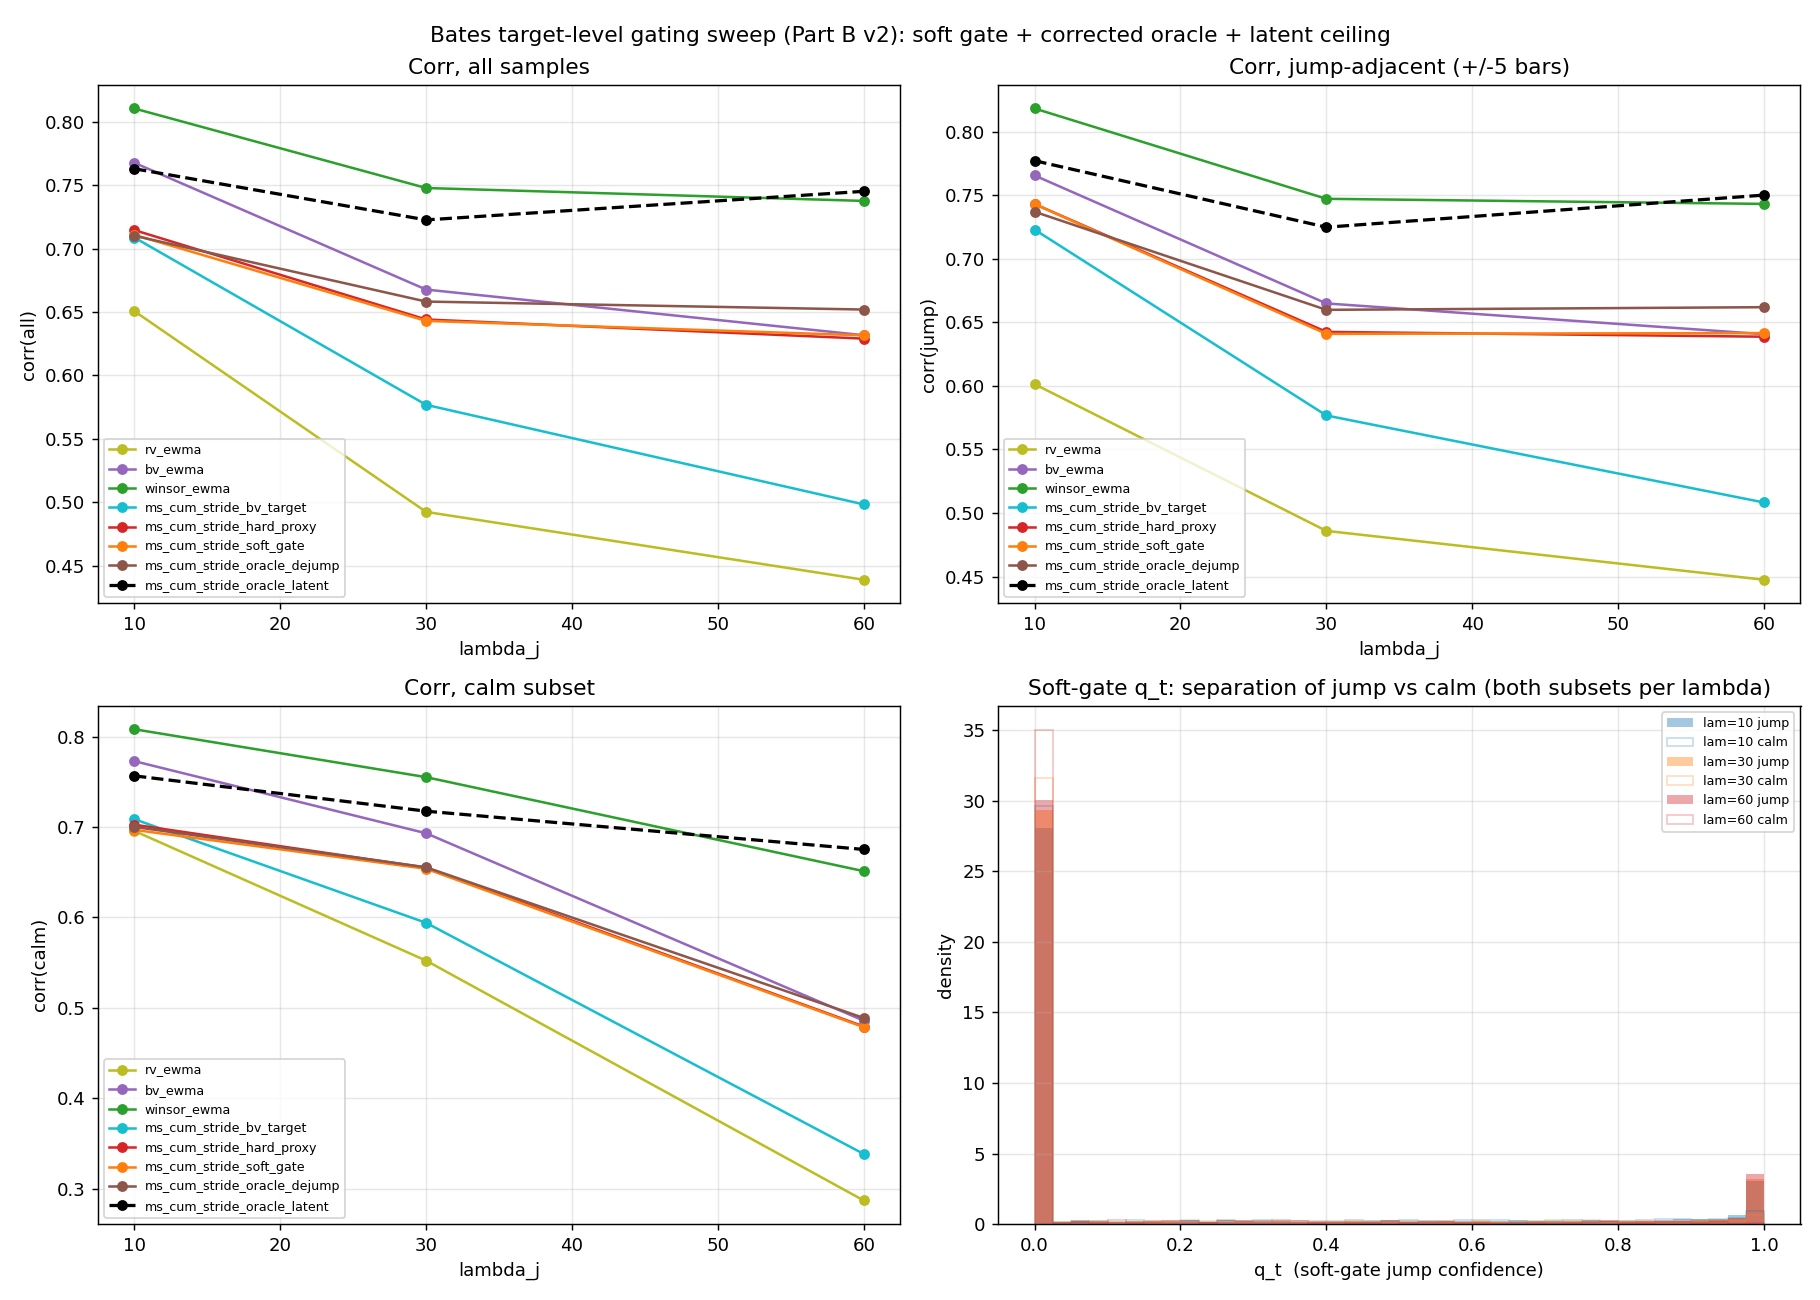

This figure's Python source:
r"""
BENCHMARK STUDY: target-level gating on Bates, lambda sweep (Part B v2).

Why this script exists
----------------------
The prior Part B (`study_bates_marcus_lambda_sweep.py`) had two honest
defects flagged in review:

  1. The "oracle" target `max(r_t^2/dt - J_t^2/dt, 0)` is NOT a true
     continuous-variance oracle.  With `r_t = c_t + J_t` (continuous
     diffusion plus jump atom), `r_t^2 = c_t^2 + 2 c_t J_t + J_t^2`, so
     subtracting only `J_t^2/dt` leaves a `2 c_t J_t / dt` cross-term.
     It is a partial correction, NOT a representation ceiling.

  2. The "proxy" target `max(r_t^2/dt - bv_smooth_t, 0)` subtracted from
     `r_t^2/dt` reduces algebraically to `min(r_t^2/dt, bv_smooth_t)` --
     a HARD CLIP / WINSOR-style target, not a distinct posterior gate.

Further, the "Marcus" naming was misleading: nothing here lifts the
path to include jump information at the representation level.  We stay
at the standard continuous level-2 lead-lag signature.  Nothing here is
Marcus.

This study replaces all of that with three honest target-level lanes:

  - `ms_cum_stride_hard_proxy`    the old "proxy" renamed honestly.
                                  Target = min(rv_t, bv_smooth_t).
  - `ms_cum_stride_soft_gate`     NEW.  Target-level soft probabilistic
                                  gate (see below).  Online, no
                                  label-based tuning.
  - `ms_cum_stride_oracle_dejump` Target = (r_t - J_t)^2 / dt, the
                                  actual "perfect jump identification"
                                  target-level oracle.  Not deployable.
  - `ms_cum_stride_oracle_latent` UNATTAINABLE CEILING.  Target =
                                  V_true_pre[t].  Noise-free latent
                                  supervision.  Upper bound on what the
                                  current signature representation can
                                  reach with a perfect target.

Plus the existing reference:
  - `ms_cum_stride_bv_target`    target = (pi/2)|r_{t-1}||r_t|/dt.

Scalars: `rv_ewma`, `bv_ewma`, `winsor_ewma`.

Soft gate design (no label tuning)
----------------------------------
Let `rv_t = r_t^2/dt`, `c_t = bv_smooth_t` (online EWMA of per-step
bipower variation, halflife = 21 steps; same smoother used throughout
this study for any online scale reference).  Under NO JUMP, `rv_t / V_t`
is chi-squared-1 noise around 1 (`E[rv_t] = V_t`), with typical V-scale
dispersion.  Define a scale-free excess:

    z_t = max(rv_t - c_t, 0) / max(c_t, 1e-8).

Map it to a jump posterior via the exponential survival function:

    q_t = 1 - exp(-z_t)  in [0, 1].

  - q_t = 0.63 when rv_t exceeds c_t by one V-scale (typical moderate
    fluctuation under no-jump is `~V`; borderline case).
  - q_t = 0.86 at 2 V-scales; 0.95 at 3 V-scales.

Soft continuous target:

    target_soft = rv_t - q_t * max(rv_t - c_t, 0)
                = (1 - q_t) * rv_t + q_t * min(rv_t, c_t).

Interpolation between raw rv_t (when q_t = 0) and hard clip min(rv_t,
c_t) (when q_t = 1).  NO threshold / label tuning.  The only
"parameter" is the halflife of bv_smooth, which is held fixed at the
same 21-step halflife used across the scalar baselines.

Same seed bank as Part A for DIRECT COMPARABILITY
-------------------------------------------------
base_seed = 16_000 and the same seed construction formula.  So the
per-lambda tables here are numerically comparable to Part A's tables.

Pre-registered interpretation
-----------------------------
1. If `soft_gate - hard_proxy` is materially positive on CALM subset
   (with little or no loss on jump subset), soft gating improves
   target design and should become the default target-level Bates
   signature proxy.
2. If `soft_gate` and `hard_proxy` are equivalent, the target-level
   gating is not a meaningful bottleneck -- hard clip is enough.
3. If `oracle_dejump - soft_gate` is small, jump identification is no
   longer the bottleneck; residual is representation / posterior
   noise.  If it grows with lambda, the case for a jump-aware
   representation (true Marcus lift) is stronger.
4. `oracle_latent` is labeled as unattainable ceiling, NOT a
   comparator.  The gap `oracle_latent - oracle_dejump` isolates the
   per-step target noise floor independent of jumps.
"""

from __future__ import annotations

import os
import sys
from dataclasses import dataclass, replace
from typing import Callable, Dict, List, Optional, Tuple

import numpy as np

HERE = os.path.dirname(os.path.abspath(__file__))
sys.path.insert(0, HERE)
sys.path.insert(0, os.path.join(HERE, os.pardir, os.pardir))

from study_bates_signature_filters import (
    BatesConfig,
    EWMAr2,
    EWMABipower,
    EWMAWinsorized,
    _jump_adjacent_mask,
    simulate_bates,
)
from study_bates_signature_proxy_channels import (
    CumStrideSigConfig,
    CumStrideSigFilter,
    target_bv_per_step,
)


# ==========================================================================
# Signature lanes with pluggable targets (target-level only; no rep change)
# ==========================================================================


def _sig_cfg(bates: BatesConfig) -> CumStrideSigConfig:
    return CumStrideSigConfig(
        strides=(1, 5, 20),
        kappa=bates.kappa, theta=bates.theta, xi=bates.xi, dt=bates.dt,
    )


class BVTargetLane:
    name = "ms_cum_stride_bv_target"

    def __init__(self, bates: BatesConfig):
        self.filter = CumStrideSigFilter(
            _sig_cfg(bates), target_fn_single=target_bv_per_step, name=self.name,
        )

    def reset(self, V0: float):
        self.filter.reset(V0)

    def observe(self, r_t: float, dt: float, J_t: float = 0.0, V_true: float = 0.0):
        self.filter.observe(r_t, dt)

    def V_hat(self) -> float:
        return self.filter.V_hat()

    def V_interval(self) -> Tuple[float, float]:
        return self.filter.V_interval()

    def q_t(self) -> float:
        return float("nan")


class _BVSmoothMixin:
    r"""Shared: online per-step bipower variation smoother (halflife = 21 steps)."""
    HALFLIFE_STEPS = 21.0

    def _init_bv(self, V0: float) -> None:
        self._alpha_bv = 1.0 - float(np.exp(-np.log(2.0) / self.HALFLIFE_STEPS))
        self._bv_smooth = float(V0)
        self._prev_abs_r: Optional[float] = None

    def _update_bv_smooth(self, r_t: float, dt: float) -> float:
        abs_r = float(np.abs(r_t))
        if self._prev_abs_r is None:
            bv_t = (r_t * r_t) / dt
        else:
            bv_t = (np.pi / 2.0) * float(self._prev_abs_r) * abs_r / dt
        self._bv_smooth = (1.0 - self._alpha_bv) * self._bv_smooth + self._alpha_bv * bv_t
        self._prev_abs_r = abs_r
        return self._bv_smooth


class HardProxyLane(_BVSmoothMixin):
    r"""HONEST RELABEL of the previous 'marcus_proxy' lane.

    Target algebraically reduces to hard clip:
        target = rv_t - max(rv_t - bv_smooth_t, 0) = min(rv_t, bv_smooth_t).
    Kept as a REFERENCE POINT to compare soft gating against.
    """
    name = "ms_cum_stride_hard_proxy"

    def __init__(self, bates: BatesConfig):
        self._current_clip: float = 0.0
        def _target(r_t: float, dt: float, prev_abs_r: Optional[float], V_run: float) -> float:
            rv = (r_t * r_t) / dt
            return min(rv, self._current_clip)
        self.filter = CumStrideSigFilter(
            _sig_cfg(bates), target_fn_single=_target, name=self.name,
        )

    def reset(self, V0: float):
        self.filter.reset(V0)
        self._init_bv(V0)
        self._current_clip = float(V0)

    def observe(self, r_t: float, dt: float, J_t: float = 0.0, V_true: float = 0.0):
        self._current_clip = self._update_bv_smooth(r_t, dt)
        self.filter.observe(r_t, dt)

    def V_hat(self) -> float:
        return self.filter.V_hat()

    def V_interval(self) -> Tuple[float, float]:
        return self.filter.V_interval()

    def q_t(self) -> float:
        return float("nan")


class SoftGateLane(_BVSmoothMixin):
    r"""Target-level SOFT probabilistic jump gate.

    q_t in [0, 1] from online path info only.  No label tuning.
        c_t      = bv_smooth_t
        z_t      = max(rv_t - c_t, 0) / max(c_t, 1e-8)
        q_t      = 1 - exp(-z_t)
        target   = rv_t - q_t * max(rv_t - c_t, 0)
    """
    name = "ms_cum_stride_soft_gate"

    def __init__(self, bates: BatesConfig):
        self._current_c: float = 0.04
        self._current_q: float = 0.0
        self._last_q: float = 0.0
        def _target(r_t: float, dt: float, prev_abs_r: Optional[float], V_run: float) -> float:
            rv = (r_t * r_t) / dt
            c = max(self._current_c, 1e-8)
            excess = max(rv - c, 0.0)
            z = excess / c
            q = 1.0 - float(np.exp(-z))
            self._last_q = q
            self._current_q = q
            return rv - q * excess
        self.filter = CumStrideSigFilter(
            _sig_cfg(bates), target_fn_single=_target, name=self.name,
        )

    def reset(self, V0: float):
        self.filter.reset(V0)
        self._init_bv(V0)
        self._current_c = float(V0)
        self._current_q = 0.0
        self._last_q = 0.0

    def observe(self, r_t: float, dt: float, J_t: float = 0.0, V_true: float = 0.0):
        self._current_c = self._update_bv_smooth(r_t, dt)
        self.filter.observe(r_t, dt)

    def V_hat(self) -> float:
        return self.filter.V_hat()

    def V_interval(self) -> Tuple[float, float]:
        return self.filter.V_interval()

    def q_t(self) -> float:
        return float(self._last_q)


class OracleDejumpLane:
    r"""CORRECTED oracle target: supervises on the ACTUAL continuous r^2/dt.

    target = (r_t - J_t)^2 / dt.  This is the supervised-target ceiling
    under perfect jump identification.  Not deployable.
    """
    name = "ms_cum_stride_oracle_dejump"

    def __init__(self, bates: BatesConfig):
        self._current_J: float = 0.0
        def _target(r_t: float, dt: float, prev_abs_r: Optional[float], V_run: float) -> float:
            c = float(r_t) - self._current_J
            return (c * c) / dt
        self.filter = CumStrideSigFilter(
            _sig_cfg(bates), target_fn_single=_target, name=self.name,
        )

    def reset(self, V0: float):
        self.filter.reset(V0)
        self._current_J = 0.0

    def observe(self, r_t: float, dt: float, J_t: float = 0.0, V_true: float = 0.0):
        self._current_J = float(J_t)
        self.filter.observe(r_t, dt)

    def V_hat(self) -> float:
        return self.filter.V_hat()

    def V_interval(self) -> Tuple[float, float]:
        return self.filter.V_interval()

    def q_t(self) -> float:
        return float("nan")


class OracleLatentLane:
    r"""UNATTAINABLE CEILING.  Target = latent V_true_pre[t] directly.

    Noise-free supervision.  Use this to measure how much of the
    residual is per-step target noise (even a perfect de-jumped r^2/dt
    is chi-squared-noisy around V).  Purely an upper bound; NOT a
    practical comparator.
    """
    name = "ms_cum_stride_oracle_latent"

    def __init__(self, bates: BatesConfig):
        self._current_V: float = 0.04
        def _target(r_t: float, dt: float, prev_abs_r: Optional[float], V_run: float) -> float:
            return float(self._current_V)
        self.filter = CumStrideSigFilter(
            _sig_cfg(bates), target_fn_single=_target, name=self.name,
        )

    def reset(self, V0: float):
        self.filter.reset(V0)
        self._current_V = float(V0)

    def observe(self, r_t: float, dt: float, J_t: float = 0.0, V_true: float = 0.04):
        self._current_V = float(V_true)
        self.filter.observe(r_t, dt)

    def V_hat(self) -> float:
        return self.filter.V_hat()

    def V_interval(self) -> Tuple[float, float]:
        return self.filter.V_interval()

    def q_t(self) -> float:
        return float("nan")


# ==========================================================================
# Scalar baseline wrappers with uniform observe(r_t, dt, J_t, V_true)
# ==========================================================================


class _ScalarWrap:
    def __init__(self, core, name: str):
        self.core = core
        self.name = name

    def reset(self, V0: float):
        self.core.reset(V0)

    def observe(self, r_t: float, dt: float, J_t: float = 0.0, V_true: float = 0.0):
        self.core.observe(r_t, dt)

    def V_hat(self) -> float:
        return self.core.V_hat()

    def V_interval(self) -> Tuple[float, float]:
        return self.core.V_interval()

    def q_t(self) -> float:
        return float("nan")


# ==========================================================================
# Rollout + pooled stats
# ==========================================================================


def make_factories(bates: BatesConfig) -> Dict[str, Callable[[], object]]:
    halflife = 21.0
    return {
        "rv_ewma":                       lambda: _ScalarWrap(
            EWMAr2(halflife_steps=halflife, dt=bates.dt), "rv_ewma"),
        "bv_ewma":                       lambda: _ScalarWrap(
            EWMABipower(halflife_steps=halflife, dt=bates.dt), "bv_ewma"),
        "winsor_ewma":                   lambda: _ScalarWrap(
            EWMAWinsorized(halflife_steps=halflife, dt=bates.dt, k=4.0), "winsor_ewma"),
        "ms_cum_stride_bv_target":       lambda: BVTargetLane(bates),
        "ms_cum_stride_hard_proxy":      lambda: HardProxyLane(bates),
        "ms_cum_stride_soft_gate":       lambda: SoftGateLane(bates),
        "ms_cum_stride_oracle_dejump":   lambda: OracleDejumpLane(bates),
        "ms_cum_stride_oracle_latent":   lambda: OracleLatentLane(bates),
    }


def _fresh_lanes(factories, V0: float) -> Dict[str, object]:
    lanes = {name: f() for name, f in factories.items()}
    for est in lanes.values():
        est.reset(V0)
    return lanes


def _rollout(
    bates: BatesConfig, factories: Dict[str, Callable[[], object]],
    T: int, V0: float, seed: int,
) -> Dict[str, np.ndarray]:
    sim = simulate_bates(bates, T, V0, seed)
    lanes = _fresh_lanes(factories, V0)
    V_hat = {name: np.zeros(T) for name in lanes}
    q_trace = np.zeros(T)          # soft-gate q_t per step
    soft_name = "ms_cum_stride_soft_gate"
    for t in range(T):
        r = float(sim["dr_S"][t])
        J = float(sim["J"][t])
        V_true_t = float(sim["V"][t])
        for name, est in lanes.items():
            est.observe(r, bates.dt, J, V_true_t)
            V_hat[name][t] = est.V_hat()
        if soft_name in lanes:
            q_trace[t] = lanes[soft_name].q_t()
    return {
        "V_true_pre": sim["V"],
        "jump":       sim["jump"],
        "V_hat":      V_hat,
        "q_trace":    q_trace,
    }


def _pooled(pred_list, tgt_list, mask_list=None, warmup=30):
    p_all, t_all = [], []
    for i in range(len(pred_list)):
        p = pred_list[i][warmup:]
        t = tgt_list[i][warmup:]
        if mask_list is not None:
            m = mask_list[i][warmup:]
            p = p[m]; t = t[m]
        p_all.append(p); t_all.append(t)
    p = np.concatenate(p_all) if p_all else np.zeros(0)
    q = np.concatenate(t_all) if t_all else np.zeros(0)
    mask = np.isfinite(p) & np.isfinite(q)
    if mask.sum() < 3:
        return float("nan"), float("nan"), int(mask.sum())
    rmse = float(np.sqrt(np.mean((p[mask] - q[mask]) ** 2)))
    corr = float(np.corrcoef(p[mask], q[mask])[0, 1])
    return rmse, corr, int(mask.sum())


def run_sweep(
    bates_base: BatesConfig, lambdas: Tuple[float, ...],
    n_seeds: int, T: int, warmup: int, base_seed: int,
):
    out: Dict[float, Dict] = {}
    for lam in lambdas:
        bates = replace(bates_base, lambda_j=float(lam))
        factories = make_factories(bates)
        lane_names = list(factories.keys())
        hat: Dict[str, List[np.ndarray]] = {n: [] for n in lane_names}
        V_list: List[np.ndarray] = []
        jump_list: List[np.ndarray] = []
        q_list: List[np.ndarray] = []
        v0_rng = np.random.RandomState(base_seed + int(lam))
        for k in range(n_seeds):
            V0 = float(v0_rng.uniform(0.02, 0.08))
            r_out = _rollout(bates, factories, T, V0, base_seed + int(lam) * 1000 + k)
            for name in lane_names:
                hat[name].append(r_out["V_hat"][name])
            V_list.append(r_out["V_true_pre"])
            jump_list.append(r_out["jump"])
            q_list.append(r_out["q_trace"])
        jump_masks = [_jump_adjacent_mask(j, radius=5) for j in jump_list]
        calm_masks = [~m for m in jump_masks]
        lane_res: Dict[str, Dict[str, Tuple[float, float, int]]] = {}
        for name in lane_names:
            lane_res[name] = {
                "all":  _pooled(hat[name], V_list, warmup=warmup),
                "jump": _pooled(hat[name], V_list, mask_list=jump_masks, warmup=warmup),
                "calm": _pooled(hat[name], V_list, mask_list=calm_masks, warmup=warmup),
            }
        # q_t distribution stats from soft_gate lane
        q_trim = np.concatenate([a[warmup:] for a in q_list])
        jump_trim = np.concatenate([jm[warmup:] for jm in jump_masks])
        calm_trim = np.concatenate([cm[warmup:] for cm in calm_masks])
        q_stats = {
            "mean_all":  float(np.mean(q_trim)),
            "mean_jump": float(np.mean(q_trim[jump_trim])) if jump_trim.any() else float("nan"),
            "mean_calm": float(np.mean(q_trim[calm_trim])) if calm_trim.any() else float("nan"),
            "q90_all":   float(np.quantile(q_trim, 0.90)),
            "q99_all":   float(np.quantile(q_trim, 0.99)),
            "q50_jump":  float(np.quantile(q_trim[jump_trim], 0.5)) if jump_trim.any() else float("nan"),
            "q50_calm":  float(np.quantile(q_trim[calm_trim], 0.5)) if calm_trim.any() else float("nan"),
        }
        # Per-lambda sample of q_t for histograms
        out[float(lam)] = {
            "lane_res": lane_res,
            "q_stats":  q_stats,
            "q_trim":   q_trim,
            "jump_trim": jump_trim,
            "calm_trim": calm_trim,
        }
    return out


# ==========================================================================
# Reporting
# ==========================================================================


LANE_ORDER = [
    "rv_ewma", "bv_ewma", "winsor_ewma",
    "ms_cum_stride_bv_target",
    "ms_cum_stride_hard_proxy",
    "ms_cum_stride_soft_gate",
    "ms_cum_stride_oracle_dejump",
    "ms_cum_stride_oracle_latent",
]


def _print_per_lambda(results) -> None:
    for lam, d in sorted(results.items()):
        lane_res = d["lane_res"]
        print(f"lambda_j = {lam:.0f} / yr")
        print("-" * 112)
        print(f"  {'lane':32s} | {'corr(all)':>9s} | {'corr(jump)':>10s} | "
              f"{'corr(calm)':>10s} | {'RMSE(all)':>9s}")
        print("-" * 112)
        for name in LANE_ORDER:
            if name not in lane_res: continue
            r_all, c_all, _ = lane_res[name]["all"]
            r_j,   c_j,   _ = lane_res[name]["jump"]
            r_c,   c_c,   _ = lane_res[name]["calm"]
            label = name
            if name == "ms_cum_stride_oracle_latent":
                label = name + " [ceiling]"
            print(f"  {label:32s} | {c_all:+.4f}   | {c_j:+.4f}    | "
                  f"{c_c:+.4f}    | {r_all:.4f}")
        print()


def _print_q_stats(results) -> None:
    print("Soft-gate q_t distribution (per lambda, post-warm-up)")
    print("-" * 112)
    print(f"  {'lambda':>7s} | {'mean(all)':>9s} | {'mean(jump)':>10s} | "
          f"{'mean(calm)':>10s} | {'median(jump)':>12s} | {'median(calm)':>12s} | "
          f"{'q90(all)':>8s} | {'q99(all)':>8s}")
    print("-" * 112)
    for lam, d in sorted(results.items()):
        q = d["q_stats"]
        print(f"  {lam:7.0f} | {q['mean_all']:.4f}    | {q['mean_jump']:.4f}     | "
              f"{q['mean_calm']:.4f}     | {q['q50_jump']:.4f}       | {q['q50_calm']:.4f}       | "
              f"{q['q90_all']:.4f}   | {q['q99_all']:.4f}")
    print()


def _print_deltas(results) -> None:
    print("Derived deltas per lambda (corr differences)")
    print("  bv_target - rv_ewma                 (target fix over plain scalar)")
    print("  hard_proxy - bv_target              (does hard clip help over BV per-step?)")
    print("  soft_gate  - hard_proxy             (does soft gating beat hard clip?)")
    print("  oracle_dejump - soft_gate           (residual jump identification gap)")
    print("  oracle_latent - oracle_dejump       (per-step target noise floor)")
    print("  winsor_ewma - oracle_latent          (scalar vs sig-ceiling comparison)")
    print("-" * 118)
    print(f"  {'lambda':>7s} | {'subset':>6s} | {'bvt-rv':>7s} | "
          f"{'hp-bvt':>7s} | {'sg-hp':>7s} | {'ord-sg':>7s} | "
          f"{'olat-ord':>8s} | {'win-olat':>8s}")
    print("-" * 118)
    for lam, d in sorted(results.items()):
        lane_res = d["lane_res"]
        def c(name, sub):
            return lane_res[name][sub][1]
        for sub in ("all", "jump", "calm"):
            bvt_rv  = c("ms_cum_stride_bv_target", sub)     - c("rv_ewma", sub)
            hp_bvt  = c("ms_cum_stride_hard_proxy", sub)    - c("ms_cum_stride_bv_target", sub)
            sg_hp   = c("ms_cum_stride_soft_gate", sub)     - c("ms_cum_stride_hard_proxy", sub)
            ord_sg  = c("ms_cum_stride_oracle_dejump", sub) - c("ms_cum_stride_soft_gate", sub)
            olat_ord = c("ms_cum_stride_oracle_latent", sub) - c("ms_cum_stride_oracle_dejump", sub)
            win_olat = c("winsor_ewma", sub)                - c("ms_cum_stride_oracle_latent", sub)
            print(f"  {lam:7.0f} | {sub:>6s} | {bvt_rv:+.4f} | {hp_bvt:+.4f} | "
                  f"{sg_hp:+.4f} | {ord_sg:+.4f} | {olat_ord:+.4f}  | {win_olat:+.4f}")
    print()


def _plot(results, out_path: str) -> None:
    import matplotlib
    matplotlib.use("Agg")
    import matplotlib.pyplot as plt

    lams = sorted(results.keys())
    palette = {
        "rv_ewma":                     "tab:olive",
        "bv_ewma":                     "tab:purple",
        "winsor_ewma":                 "tab:green",
        "ms_cum_stride_bv_target":     "tab:cyan",
        "ms_cum_stride_hard_proxy":    "tab:red",
        "ms_cum_stride_soft_gate":     "tab:orange",
        "ms_cum_stride_oracle_dejump": "tab:brown",
        "ms_cum_stride_oracle_latent": "black",
    }
    linestyle = {"ms_cum_stride_oracle_latent": "--"}

    fig, axes = plt.subplots(2, 2, figsize=(14, 10))

    for (row, col, subset, title) in [
        (0, 0, "all",  "Corr, all samples"),
        (0, 1, "jump", "Corr, jump-adjacent (+/-5 bars)"),
        (1, 0, "calm", "Corr, calm subset"),
    ]:
        ax = axes[row, col]
        for name in LANE_ORDER:
            y = [results[l]["lane_res"][name][subset][1] for l in lams]
            ls = linestyle.get(name, "-")
            lw = 1.8 if name == "ms_cum_stride_oracle_latent" else 1.4
            ax.plot(lams, y, ls + "o", color=palette.get(name), lw=lw, label=name, markersize=5)
        ax.set_xlabel("lambda_j")
        ax.set_ylabel(f"corr({subset})")
        ax.set_title(title)
        ax.grid(alpha=0.3); ax.legend(fontsize=7, loc="best")

    # Panel (1,1): q_t separation histograms (one per lambda)
    ax = axes[1, 1]
    bins = np.linspace(0, 1, 41)
    colors = ["tab:blue", "tab:orange", "tab:red"]
    for i, lam in enumerate(lams):
        d = results[lam]
        q = d["q_trim"]
        jmask = d["jump_trim"]
        cmask = d["calm_trim"]
        ax.hist(q[jmask], bins=bins, alpha=0.4, color=colors[i], density=True,
                label=f"lam={lam:.0f} jump")
        ax.hist(q[cmask], bins=bins, alpha=0.25, color=colors[i],
                density=True, histtype="step",
                label=f"lam={lam:.0f} calm")
    ax.set_xlabel("q_t  (soft-gate jump confidence)")
    ax.set_ylabel("density")
    ax.set_title("Soft-gate q_t: separation of jump vs calm (both subsets per lambda)")
    ax.grid(alpha=0.3); ax.legend(fontsize=7, loc="upper right", ncol=1)

    fig.suptitle(
        "Bates target-level gating sweep (Part B v2): soft gate + corrected oracle + latent ceiling",
        fontsize=12,
    )
    fig.tight_layout()
    fig.savefig(out_path, dpi=130)
    plt.close(fig)


# ==========================================================================
# Main
# ==========================================================================


def main() -> None:
    bates_base = BatesConfig()
    lambdas = (10.0, 30.0, 60.0)
    n_seeds = 40
    T = 400
    warmup = 30
    base_seed = 16_000                                  # SAME as Part A

    print("=" * 112)
    print("BENCHMARK STUDY  --  Bates target-level gating (Part B v2, corrected)")
    print(f"  lambda sweep: {lambdas}  /yr")
    print(f"  n_seeds={n_seeds}, T={T}, warm-up={warmup}, dt={bates_base.dt:.5f}")
    print(f"  SEED BANK MATCHED TO PART A  (base_seed={base_seed})")
    print()
    print("  Honest lane naming and framing:")
    print("    hard_proxy     : target = min(rv_t, bv_smooth_t)  (hard clip)")
    print("    soft_gate      : q_t = 1 - exp(-max(rv_t - c_t, 0)/c_t);"
          "  target = rv_t - q_t * max(rv_t - c_t, 0)")
    print("    oracle_dejump  : target = (r_t - J_t)^2 / dt  (NOT deployable)")
    print("    oracle_latent  : target = V_true_pre[t]       (UNATTAINABLE ceiling)")
    print("=" * 112)

    results = run_sweep(
        bates_base=bates_base, lambdas=lambdas,
        n_seeds=n_seeds, T=T, warmup=warmup, base_seed=base_seed,
    )
    _print_per_lambda(results)
    _print_q_stats(results)
    _print_deltas(results)

    out_path = os.path.join(HERE, "study_bates_target_gating_lambda_sweep.png")
    try:
        _plot(results, out_path)
        print(f"Saved figure: {out_path}")
    except Exception as e:
        print(f"Figure skipped: {e}")

    # Pre-registered interpretation summary
    lams = sorted(results.keys())
    def corr_of(name: str, lam: float, sub: str) -> float:
        return float(results[lam]["lane_res"][name][sub][1])

    print()
    print("=" * 112)
    print("PART B v2 INTERPRETATION (pre-registered)")
    print("=" * 112)

    # 1. soft_gate vs hard_proxy on CALM subset; bar: materially positive, little/no loss on jump.
    sg_minus_hp_calm = [corr_of("ms_cum_stride_soft_gate", l, "calm")
                        - corr_of("ms_cum_stride_hard_proxy", l, "calm") for l in lams]
    sg_minus_hp_jump = [corr_of("ms_cum_stride_soft_gate", l, "jump")
                        - corr_of("ms_cum_stride_hard_proxy", l, "jump") for l in lams]
    print(f"  (1) soft_gate - hard_proxy (calm) per lambda : {[f'{v:+.4f}' for v in sg_minus_hp_calm]}")
    print(f"       soft_gate - hard_proxy (jump) per lambda: {[f'{v:+.4f}' for v in sg_minus_hp_jump]}")
    calm_gain_avg = float(np.mean(sg_minus_hp_calm))
    jump_loss = float(np.min(sg_minus_hp_jump))
    if calm_gain_avg > 0.02 and jump_loss > -0.01:
        v1 = "SOFT GATE WINS on calm with no loss on jump.  Make it the default target-level proxy."
    elif calm_gain_avg > 0.0 and jump_loss > -0.02:
        v1 = "Soft gate slightly helps calm, minimal jump loss.  Mild positive."
    elif calm_gain_avg > -0.01 and jump_loss > -0.01:
        v1 = "Soft gate ~= hard proxy.  Target-level gating is not the bottleneck."
    else:
        v1 = "Soft gate does NOT beat hard proxy.  Hard clip is fine."
    print(f"       Verdict (1): {v1}")

    # 2. oracle_dejump - soft_gate: jump identification residual
    ord_minus_sg_jump = [corr_of("ms_cum_stride_oracle_dejump", l, "jump")
                         - corr_of("ms_cum_stride_soft_gate", l, "jump") for l in lams]
    ord_minus_sg_calm = [corr_of("ms_cum_stride_oracle_dejump", l, "calm")
                         - corr_of("ms_cum_stride_soft_gate", l, "calm") for l in lams]
    print(f"  (2) oracle_dejump - soft_gate (jump) per lam : {[f'{v:+.4f}' for v in ord_minus_sg_jump]}")
    print(f"       oracle_dejump - soft_gate (calm) per lam: {[f'{v:+.4f}' for v in ord_minus_sg_calm]}")
    growing_j = ord_minus_sg_jump[-1] > ord_minus_sg_jump[0] + 0.02
    if abs(float(np.max(ord_minus_sg_jump))) < 0.02:
        v2 = "Jump identification is NOT the main bottleneck.  soft_gate ~= oracle_dejump."
    elif growing_j:
        v2 = "Jump identification gap grows with lambda.  Representation fix (not just target) is more warranted."
    else:
        v2 = "Jump identification gap is small / flat.  Residual is mostly elsewhere."
    print(f"       Verdict (2): {v2}")

    # 3. oracle_latent - oracle_dejump  (per-step target noise floor)
    olat_minus_ord = [corr_of("ms_cum_stride_oracle_latent", l, "all")
                      - corr_of("ms_cum_stride_oracle_dejump", l, "all") for l in lams]
    print(f"  (3) oracle_latent - oracle_dejump (all) per lam: {[f'{v:+.4f}' for v in olat_minus_ord]}")
    v3 = ("Latent supervision closes substantial extra corr over de-jumped r^2/dt;"
          " per-step target noise is a real floor."
          if np.max(olat_minus_ord) > 0.03 else
          "Latent supervision adds little over de-jumped r^2/dt.  The per-step noise floor is small.")
    print(f"       Verdict (3): {v3}")

    # 4. winsor vs oracle_latent  (scalar vs sig-ceiling comparison)
    win_minus_olat = [corr_of("winsor_ewma", l, "all")
                      - corr_of("ms_cum_stride_oracle_latent", l, "all") for l in lams]
    print(f"  (4) winsor_ewma - oracle_latent (all) per lam: {[f'{v:+.4f}' for v in win_minus_olat]}")
    if np.max(win_minus_olat) > 0.02:
        v4 = ("Even with PERFECT supervision, the signature representation does not beat winsor_ewma."
              "  Sig lane has a structural ceiling below scalar at this config.")
    elif np.min(win_minus_olat) < -0.02:
        v4 = ("With perfect supervision, signature representation surpasses winsor_ewma."
              "  Residual is target design, not representation.")
    else:
        v4 = "Signature ceiling matches scalar approximately under perfect supervision."
    print(f"       Verdict (4): {v4}")

    print("=" * 112)


if __name__ == "__main__":
    main()
